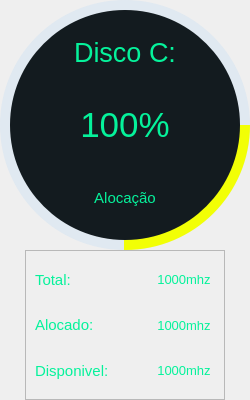
               <widget class="QFrame" name="Frame_Disco">
                <property name="minimumSize">
                 <size>
                  <width>250</width>
                  <height>400</height>
                 </size>
                </property>
                <property name="maximumSize">
                 <size>
                  <width>200</width>
                  <height>350</height>
                 </size>
                </property>
                <property name="styleSheet">
                 <string notr="true">QFrame {
	background:  none;	
	

    }
</string>
                </property>
                <property name="frameShape">
                 <enum>QFrame::NoFrame</enum>
                </property>
                <property name="frameShadow">
                 <enum>QFrame::Raised</enum>
                </property>
                <layout class="QVBoxLayout" name="verticalLayout_7">
                 <property name="spacing">
                  <number>0</number>
                 </property>
                 <property name="leftMargin">
                  <number>0</number>
                 </property>
                 <property name="topMargin">
                  <number>0</number>
                 </property>
                 <property name="rightMargin">
                  <number>0</number>
                 </property>
                 <property name="bottomMargin">
                  <number>0</number>
                 </property>
                 <item>
                  <widget class="QFrame" name="progres_fundcpu_2">
                   <property name="minimumSize">
                    <size>
                     <width>250</width>
                     <height>250</height>
                    </size>
                   </property>
                   <property name="styleSheet">
                    <string notr="true">QFrame{
	border: none;
	border-radius: 125px;
	background-color: rgba(85, 170, 255, 0.10);
}</string>
                   </property>
                   <property name="frameShape">
                    <enum>QFrame::StyledPanel</enum>
                   </property>
                   <property name="frameShadow">
                    <enum>QFrame::Raised</enum>
                   </property>
                   <widget class="QFrame" name="Porcent_circle_disco">
                    <property name="geometry">
                     <rect>
                      <x>0</x>
                      <y>0</y>
                      <width>250</width>
                      <height>250</height>
                     </rect>
                    </property>
                    <property name="minimumSize">
                     <size>
                      <width>250</width>
                      <height>250</height>
                     </size>
                    </property>
                    <property name="maximumSize">
                     <size>
                      <width>250</width>
                      <height>250</height>
                     </size>
                    </property>
                    <property name="styleSheet">
                     <string notr="true">QFrame{
	border: none;
	border-radius: 125px;
	background-color: qconicalgradient(cx:0.5, cy:0.5, angle:0, stop:0.749 rgba(170, 0, 255, 0), stop:0.75 rgba(242, 255, 5, 255));
}</string>
                    </property>
                    <property name="frameShape">
                     <enum>QFrame::StyledPanel</enum>
                    </property>
                    <property name="frameShadow">
                     <enum>QFrame::Raised</enum>
                    </property>
                    <widget class="QFrame" name="cicler_2">
                     <property name="geometry">
                      <rect>
                       <x>10</x>
                       <y>10</y>
                       <width>230</width>
                       <height>230</height>
                      </rect>
                     </property>
                     <property name="minimumSize">
                      <size>
                       <width>230</width>
                       <height>230</height>
                      </size>
                     </property>
                     <property name="maximumSize">
                      <size>
                       <width>230</width>
                       <height>230</height>
                      </size>
                     </property>
                     <property name="styleSheet">
                      <string notr="true">QFrame{
	border: none;
	border-radius: 115px;
	background-color: #131B1F;
}
QFrame:hover{
	background:  #38393B;
}</string>
                     </property>
                     <property name="frameShape">
                      <enum>QFrame::StyledPanel</enum>
                     </property>
                     <property name="frameShadow">
                      <enum>QFrame::Raised</enum>
                     </property>
                     <layout class="QVBoxLayout" name="verticalLayout_8">
                      <item>
                       <widget class="QLabel" name="label_10">
                        <property name="font">
                         <font>
                          <family>Tahoma</family>
                          <pointsize>20</pointsize>
                         </font>
                        </property>
                        <property name="styleSheet">
                         <string notr="true">border: none;
color: #05F29B;
background-color: none;</string>
                        </property>
                        <property name="text">
                         <string>Disco C:</string>
                        </property>
                        <property name="alignment">
                         <set>Qt::AlignCenter</set>
                        </property>
                       </widget>
                      </item>
                      <item>
                       <widget class="QLabel" name="Vdisco">
                        <property name="font">
                         <font>
                          <family>Tahoma</family>
                          <pointsize>26</pointsize>
                         </font>
                        </property>
                        <property name="styleSheet">
                         <string notr="true">border: none;
color: #05F29B;
background-color: none;</string>
                        </property>
                        <property name="text">
                         <string>100%</string>
                        </property>
                        <property name="alignment">
                         <set>Qt::AlignCenter</set>
                        </property>
                       </widget>
                      </item>
                      <item>
                       <widget class="QLabel" name="label_12">
                        <property name="font">
                         <font>
                          <family>Tahoma</family>
                          <pointsize>11</pointsize>
                         </font>
                        </property>
                        <property name="styleSheet">
                         <string notr="true">border: none;
color: #05F29B;
background-color: none;</string>
                        </property>
                        <property name="text">
                         <string>Alocação</string>
                        </property>
                        <property name="alignment">
                         <set>Qt::AlignCenter</set>
                        </property>
                       </widget>
                      </item>
                     </layout>
                    </widget>
                   </widget>
                  </widget>
                 </item>
                 <item alignment="Qt::AlignHCenter">
                  <widget class="QFrame" name="FDados_2">
                   <property name="enabled">
                    <bool>true</bool>
                   </property>
                   <property name="minimumSize">
                    <size>
                     <width>200</width>
                     <height>100</height>
                    </size>
                   </property>
                   <property name="maximumSize">
                    <size>
                     <width>300</width>
                     <height>170</height>
                    </size>
                   </property>
                   <property name="styleSheet">
                    <string notr="true">QFrame{
	background: none;
}</string>
                   </property>
                   <property name="frameShape">
                    <enum>QFrame::StyledPanel</enum>
                   </property>
                   <property name="frameShadow">
                    <enum>QFrame::Raised</enum>
                   </property>
                   <layout class="QHBoxLayout" name="horizontalLayout_4">
                    <property name="spacing">
                     <number>0</number>
                    </property>
                    <property name="leftMargin">
                     <number>0</number>
                    </property>
                    <property name="topMargin">
                     <number>0</number>
                    </property>
                    <property name="rightMargin">
                     <number>0</number>
                    </property>
                    <property name="bottomMargin">
                     <number>0</number>
                    </property>
                    <item>
                     <widget class="QFrame" name="FDesquedo_2">
                      <property name="minimumSize">
                       <size>
                        <width>90</width>
                        <height>0</height>
                       </size>
                      </property>
                      <property name="styleSheet">
                       <string notr="true">background: none;
border: none;</string>
                      </property>
                      <property name="frameShape">
                       <enum>QFrame::StyledPanel</enum>
                      </property>
                      <property name="frameShadow">
                       <enum>QFrame::Raised</enum>
                      </property>
                      <layout class="QVBoxLayout" name="verticalLayout_9">
                       <item>
                        <widget class="QLabel" name="label_13">
                         <property name="font">
                          <font>
                           <family>Tahoma</family>
                           <pointsize>11</pointsize>
                          </font>
                         </property>
                         <property name="styleSheet">
                          <string notr="true">border: none;
color: #05F29B;
background: none;</string>
                         </property>
                         <property name="text">
                          <string>Total:</string>
                         </property>
                         <property name="alignment">
                          <set>Qt::AlignLeading|Qt::AlignLeft|Qt::AlignVCenter</set>
                         </property>
                        </widget>
                       </item>
                       <item>
                        <widget class="QLabel" name="label_14">
                         <property name="minimumSize">
                          <size>
                           <width>100</width>
                           <height>0</height>
                          </size>
                         </property>
                         <property name="font">
                          <font>
                           <family>Tahoma</family>
                           <pointsize>11</pointsize>
                          </font>
                         </property>
                         <property name="styleSheet">
                          <string notr="true">border: none;
color: #05F29B;
background: none;</string>
                         </property>
                         <property name="text">
                          <string>Alocado:</string>
                         </property>
                         <property name="alignment">
                          <set>Qt::AlignLeading|Qt::AlignLeft|Qt::AlignVCenter</set>
                         </property>
                        </widget>
                       </item>
                       <item>
                        <widget class="QLabel" name="label_15">
                         <property name="font">
                          <font>
                           <family>Tahoma</family>
                           <pointsize>11</pointsize>
                          </font>
                         </property>
                         <property name="styleSheet">
                          <string notr="true">border: none;
color: #05F29B;
background: none;</string>
                         </property>
                         <property name="text">
                          <string>Disponivel:</string>
                         </property>
                        </widget>
                       </item>
                      </layout>
                     </widget>
                    </item>
                    <item>
                     <widget class="QFrame" name="FDdireito_2">
                      <property name="minimumSize">
                       <size>
                        <width>80</width>
                        <height>50</height>
                       </size>
                      </property>
                      <property name="maximumSize">
                       <size>
                        <width>800</width>
                        <height>16777215</height>
                       </size>
                      </property>
                      <property name="styleSheet">
                       <string notr="true">background: none;
border: none;</string>
                      </property>
                      <property name="frameShape">
                       <enum>QFrame::StyledPanel</enum>
                      </property>
                      <property name="frameShadow">
                       <enum>QFrame::Raised</enum>
                      </property>
                      <layout class="QVBoxLayout" name="verticalLayout_10">
                       <item>
                        <widget class="QLabel" name="Vdisco_Total">
                         <property name="font">
                          <font>
                           <family>Tahoma</family>
                           <pointsize>10</pointsize>
                          </font>
                         </property>
                         <property name="styleSheet">
                          <string notr="true">border: none;
color: #05F29B;
background: none;</string>
                         </property>
                         <property name="text">
                          <string>1000mhz</string>
                         </property>
                         <property name="alignment">
                          <set>Qt::AlignCenter</set>
                         </property>
                        </widget>
                       </item>
                       <item>
                        <widget class="QLabel" name="Vdisco_Alocado">
                         <property name="font">
                          <font>
                           <family>Tahoma</family>
                           <pointsize>10</pointsize>
                          </font>
                         </property>
                         <property name="styleSheet">
                          <string notr="true">border: none;
color: #05F29B;
background: none;</string>
                         </property>
                         <property name="text">
                          <string>1000mhz</string>
                         </property>
                         <property name="alignment">
                          <set>Qt::AlignCenter</set>
                         </property>
                        </widget>
                       </item>
                       <item>
                        <widget class="QLabel" name="Vdisco_Disponivel">
                         <property name="font">
                          <font>
                           <family>Tahoma</family>
                           <pointsize>10</pointsize>
                          </font>
                         </property>
                         <property name="styleSheet">
                          <string notr="true">border: none;
color: #05F29B;
background: none;</string>
                         </property>
                         <property name="text">
                          <string>1000mhz</string>
                         </property>
                         <property name="alignment">
                          <set>Qt::AlignCenter</set>
                         </property>
                        </widget>
                       </item>
                      </layout>
                     </widget>
                    </item>
                   </layout>
                  </widget>
                 </item>
                </layout>
               </widget>
